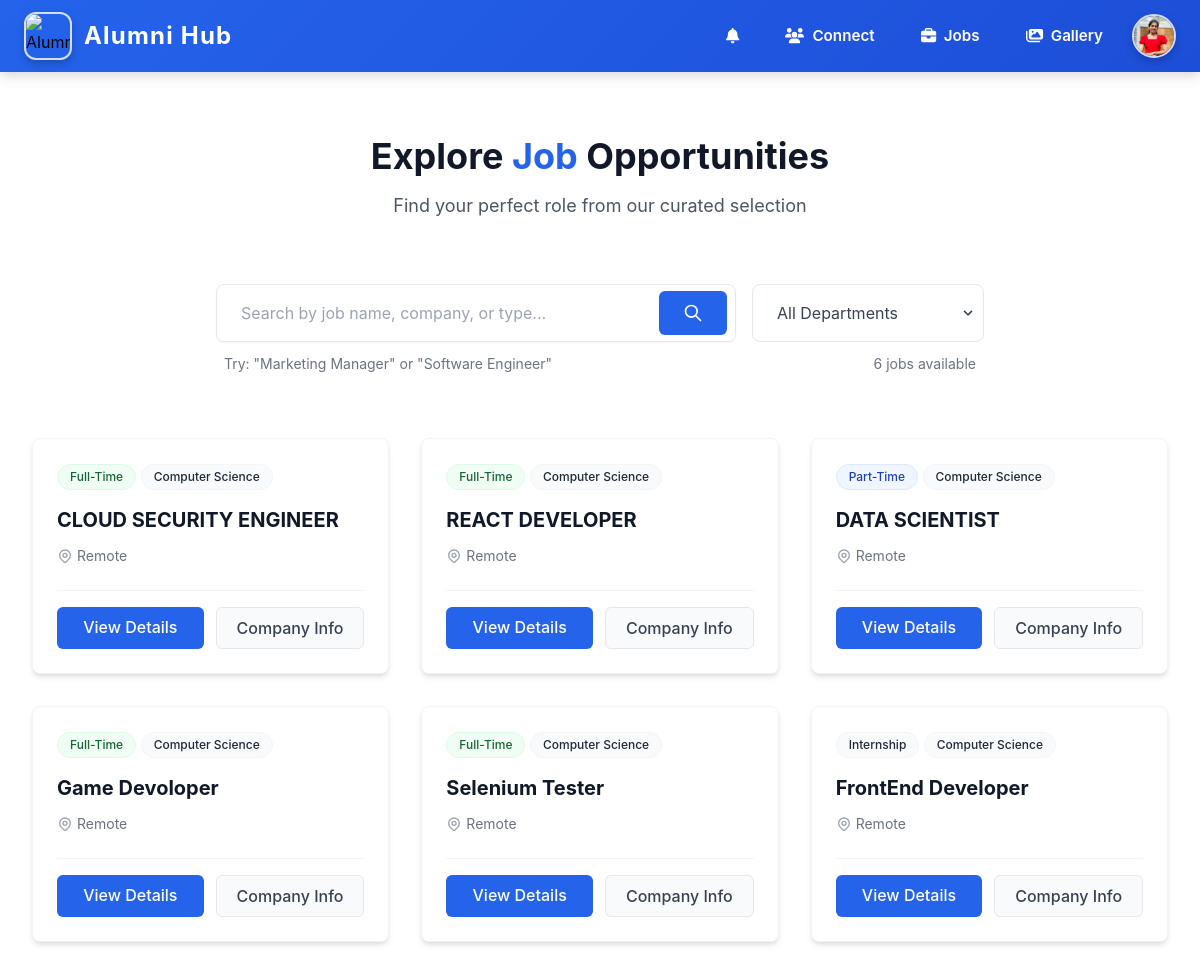
Before: /jobs/ (signed in) with the older database file.
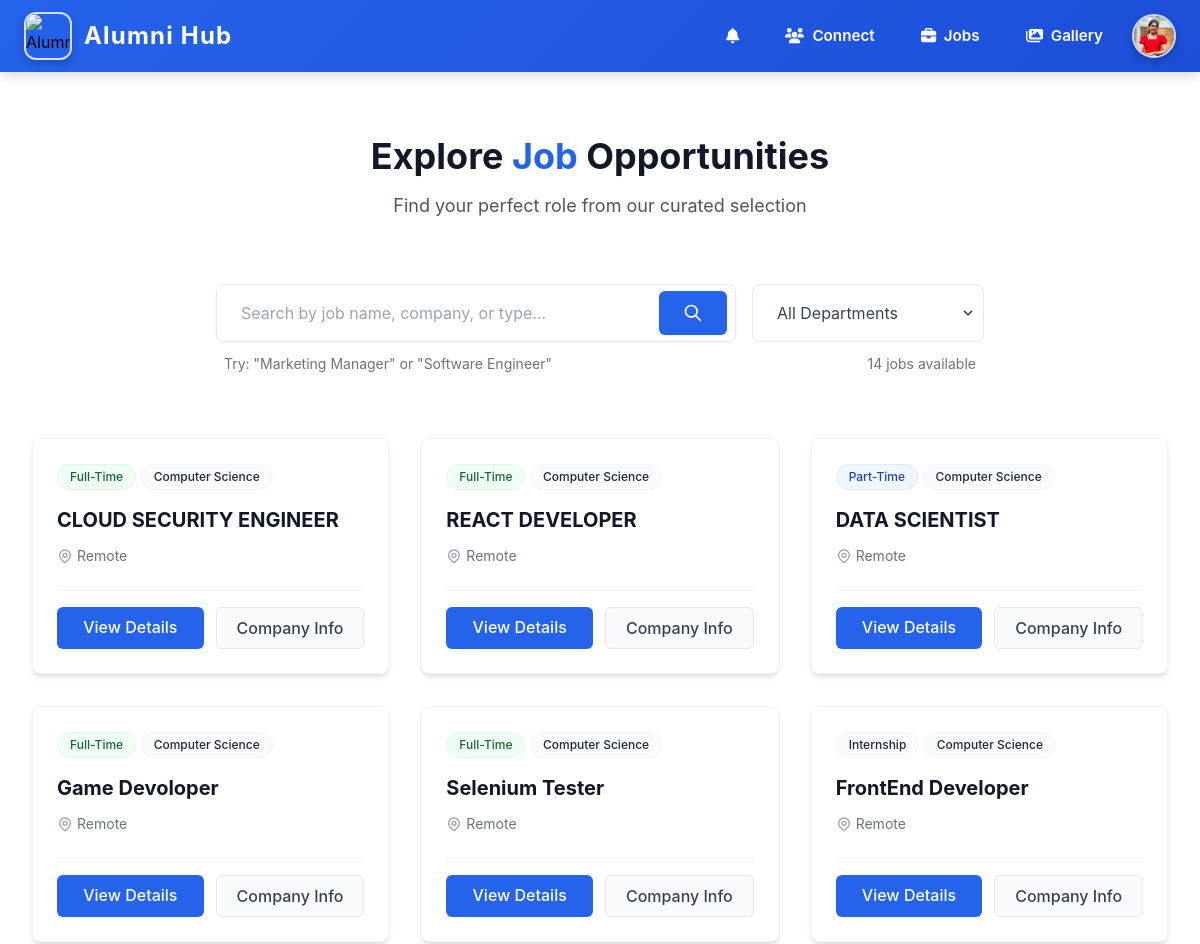
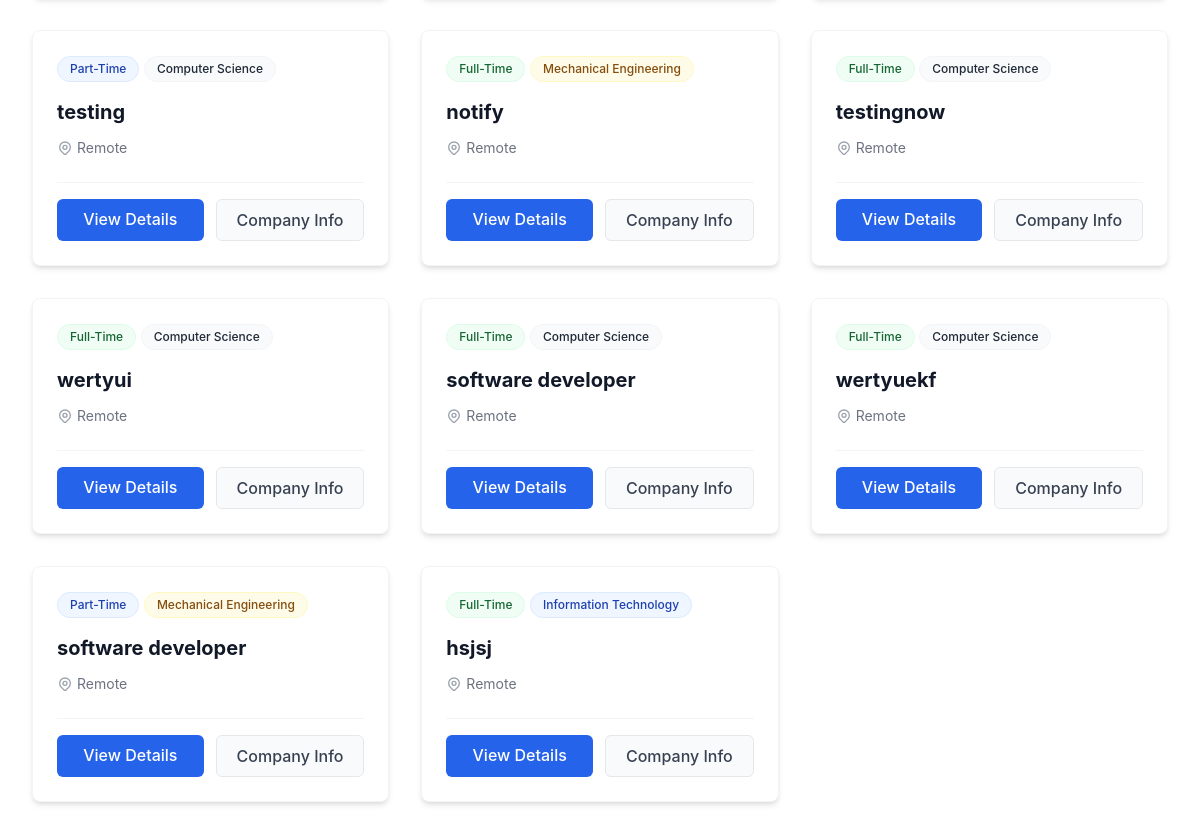
After: the same page with the newer database file (2 pictures, top to bottom).
### myapp/models.py (models this page shows, shortened)
class User(AbstractUser):
    is_alumni = models.BooleanField(default=False)
    is_student = models.BooleanField(default=False)
    groups = models.ManyToManyField(Group, related_name="custom_user_groups", blank=True)
    user_permissions = models.ManyToManyField(Permission, related_name="custom_user_permissions", blank=True)

class StudentProfile(models.Model):
    user = models.OneToOneField(User, on_delete=models.CASCADE, related_name='student_profile')
    enrollment_year = models.PositiveIntegerField()
    major = models.CharField(max_length=255)
    resume = models.FileField(upload_to='resumes/', blank=True, null=True)
    profile_picture = models.ImageField(upload_to='profile_pics/', blank=True, null=True)

class JobPost(models.Model):
    job_name = models.CharField(max_length=255)
    company = models.CharField(max_length=255)
    description = models.TextField()
    job_type = models.CharField(max_length=20, choices=(
        ('FT', 'Full-Time'),
        ('PT', 'Part-Time'),
        ('IS', 'Internship'),
        ('RT', 'Remote-Job'),
    ))
    department = models.CharField(max_length=20, choices=(
        ('it', 'Information Technology'),
        ('cs', 'Computer Science'),
        ('me', 'Mechanical Engineering'),
        ('ec', 'Electronics Engineering'),
        ('ee', 'Electrical Engineering'),
    ))
    company_website = models.URLField(blank=True, null=True)
    posted_by = models.ForeignKey(User, on_delete=models.CASCADE, related_name='job_posts')  # ✅ Important
    salary = models.CharField(max_length=100, blank=True, null=True)

### myapp/views.py (the view)
# urls.py: path('jobs/',jobpost_list,name='jobpost_list'),
@login_required(login_url='signin')
def jobpost_list(request):
    query = request.GET.get("q")
    department = request.GET.get("department")
    jobs = JobPost.objects.all()
    if query:
        jobs = jobs.filter(
            Q(job_name__icontains=query) |
            Q(company_name__icontains=query) |
            Q(description__icontains=query)
        )
    if department:
        jobs = jobs.filter(department=department)
    connection_notifications = Connection.objects.filter(
        to_user=request.user,
        is_accepted=False
    )
    connection_count = connection_notifications.count()
    unread_count = 0
    if hasattr(request.user, 'student_profile'):
        unread_count = Notification.objects.filter(
            user=request.user,
            is_read=False
        ).count()
        Notification.objects.filter(
            user=request.user,
            is_read=False
        ).update(is_read=True, read_at=timezone.now())
    context = {
        'jobs': jobs,
        'connection_notifications': connection_notifications,
        'count': connection_count,
        'unread_notifications_count': unread_count,
        'current_query': query,
        'current_department': department,
    }
    return render(request, 'jobpost_list.html', context)

### myapp/context_processors.py (called while the page is built)
def notification_count(request):
    if request.user.is_authenticated:
        return {
            'unread_notification_count': Notification.objects.filter(
                user=request.user,
                is_read=False
            ).count()
        }
    return {}

### templates/jobpost_list.html (shortened to what this page needs)
{% extends "home.html" %}
{% block content %}
{% include "navbar.html" %}
<section class="py-16 bg-white">
    <div class="mx-auto max-w-screen-xl px-4 sm:px-6 lg:px-8">
        <div class="text-center mb-16">
            <h1 class="text-4xl font-bold text-gray-900 mb-4">
                Explore <span class="text-blue-600">Job</span> Opportunities
            </h1>
            <p class="text-lg text-gray-600 max-w-2xl mx-auto">
                Find your perfect role from our curated selection
            </p>
        </div>
        <div class="mb-16 max-w-3xl mx-auto">
            <form method="get" class="flex flex-col md:flex-row gap-4">
                <div class="relative flex-1 flex items-center shadow-sm rounded-lg overflow-hidden border border-gray-200 focus-within:border-blue-500 focus-within:ring-1 focus-within:ring-blue-500">
                    <input type="text" name="q" placeholder="Search by job name, company, or type..."
                        value="{{ request.GET.q }}"
                        class="w-full px-6 py-4 bg-white text-gray-900 focus:outline-none">
                    <button type="submit"
                        class="absolute right-2 px-6 py-3 bg-blue-600 text-white font-medium rounded-md hover:bg-blue-700 transition-all">
                        <svg xmlns="http://www.w3.org/2000/svg" class="h-5 w-5" fill="none" viewBox="0 0 24 24" stroke="currentColor">
                            <path stroke-linecap="round" stroke-linejoin="round" stroke-width="2" d="M21 21l-6-6m2-5a7 7 0 11-14 0 7 7 0 0114 0z" />
                        </svg>
                    </button>
                </div>
                <div class="relative">
                    <select name="department" class="appearance-none w-full px-6 py-4 bg-white border border-gray-200 rounded-lg focus:border-blue-500 focus:ring-blue-500 text-gray-700">
                        <option value="">All Departments</option>
                    </select>
                    <div class="pointer-events-none absolute inset-y-0 right-0 flex items-center px-2 text-gray-700">
                    </div>
                </div>
            </form>
            <div class="mt-3 flex justify-between text-sm text-gray-500 px-2">
                <span>Try: "Marketing Manager" or "Software Engineer"</span>
                <span>{{ jobs|length }} jobs available</span>
            </div>
        </div>
        {% if jobs %}
        <div class="grid gap-8 md:grid-cols-2 lg:grid-cols-3">
            {% for job in jobs %}
            <div class="group relative overflow-hidden bg-white rounded-lg shadow-md transition-all duration-300 p-6
                        hover:shadow-lg border border-gray-100 hover:border-blue-100">
                <span class="inline-block px-3 py-1 text-xs font-medium rounded-full
                            {% if job.job_type == 'FT' %}bg-green-50 text-green-800 border border-green-100
                            {% elif job.job_type == 'PT' %}bg-blue-50 text-blue-800 border border-blue-100
                            {% elif job.job_type == 'IN' %}bg-purple-50 text-purple-800 border border-purple-100
                            {% else %}bg-gray-50 text-gray-800 border border-gray-100{% endif %} mb-4">
                    {{ job.get_job_type_display }}
                </span>
                <span class="inline-block px-3 py-1 text-xs font-medium rounded-full
                            {% if job.department == 'it' %}bg-blue-50 text-blue-800 border border-blue-100
                            {% elif job.department == 'cs' %}bg-green-50 text-green-800 border border-green-100
                            {% elif job.department == 'me' %}bg-yellow-50 text-yellow-800 border border-yellow-100
                            {% else %}bg-gray-50 text-gray-800 border border-gray-100{% endif %} mb-4">
                    {{ job.get_department_display }}
                </span>
                <h2 class="text-xl font-bold text-gray-900 mb-2">{{ job.job_name }}</h2>
                <div class="flex items-center text-sm text-gray-500 mb-6">
                    {{ job.location|default:"Remote" }}
                </div>
                <div class="mt-auto pt-4 border-t border-gray-100">
                    <div class="flex flex-wrap gap-3">
                        {% if request.user.is_authenticated %}
                            {% if request.user.is_superuser %}
                                <a href="{% url 'delete_jobpost' job.id %}"
                                   class="flex-1 text-center bg-red-50 text-red-700 border border-red-100 font-medium px-4 py-2 rounded-md hover:bg-red-100 transition-all">
                                    Delete
                                </a>
                            {% else %}
                                <a href="{% url 'jobpost_detail' job_id=job.id %}"
                                   class="flex-1 text-center bg-blue-600 text-white font-medium px-4 py-2 rounded-md hover:bg-blue-700 transition-all">
                                    View Details
                                </a>
                                {% if job.company_website %}
                                <a href="{{ job.company_website }}" target="_blank"
                                   class="flex-1 text-center bg-gray-50 text-gray-700 border border-gray-200 font-medium px-4 py-2 rounded-md hover:bg-gray-100 transition-all">
                                    Company Info
                                </a>
                                {% endif %}
                            {% endif %}
                        {% endif %}
                    </div>
                </div>
            </div>
            {% endfor %}
        </div>
        {% endif %}
    </div>
</section>
{% endblock content %}

### templates/home.html (shortened to what this page needs)
<!DOCTYPE html>
<html lang="en">
<head>
    <script src="https://cdn.tailwindcss.com"></script>
</head>
<body class="bg-white">
    {% block content %}{% endblock content %}
</body>
</html>

### templates/navbar.html (shortened to what this page needs)
</head>
<body>
  <nav class="navbar">
    <div class="navbar-container">
      <a href="{% url 'home' %}" class="navbar-logo">
        <img class="logo-image"
             src="https://encrypted-tbn0.gstatic.com/images?q=tbn:ANd9GcR6Wxo3iWcQN14Me9G9DkT4dSHTUvrpSCCp8g&s"
             alt="Alumni Hub Logo">
        <span class="logo-text">Alumni Hub</span>
      </a>
      <div id="main-menu" class="navbar-menu">
        {% if user.is_authenticated %}
          {% if user.is_superuser %}
            <a href="{% url 'admin_dashboard' %}" class="nav-link highlighted">
              <i class="fas fa-tachometer-alt"></i> Admin Dashboard
            </a>
            <form action="{% url 'signout' %}" method="post">
              {% csrf_token %}
              <button type="submit" class="nav-button">
                <i class="fas fa-sign-out-alt mr-2"></i> Sign Out
              </button>
            </form>
          {% elif user.is_student %}
            <a href="{% url 'my_notifications' %}" class="nav-link" style="position: relative;">
              <i class="fas fa-bell"></i>
            </a>
            <a href="{% url 'combined_user_list' %}" class="nav-link"><i class="fas fa-users"></i> Connect</a>
            <a href="{% url 'jobpost_list' %}" class="nav-link"><i class="fas fa-briefcase"></i> Jobs</a>
            <a href="{% url 'photo_gallery' %}" class="nav-link"><i class="fas fa-images"></i> Gallery</a>
            <div class="profile-container">
              <button id="profile-btn" class="profile-button">
                {% if user.student_profile.profile_picture %}
                  <img class="profile-image" src="{{ user.student_profile.profile_picture.url }}" alt="Profile Picture">
                {% else %}
                  <img class="profile-image" src="/static/images/default_profile.png" alt="Default Profile">
                {% endif %}
              </button>
            </div>
          {% endif %}
        {% else %}
          <a href="{% url 'signin' %}" class="nav-link"><i class="fas fa-sign-in-alt"></i> Sign In</a>
          <a href="{% url 'signup' %}" class="nav-button"><i class="fas fa-user-plus mr-2"></i> Sign Up</a>
        {% endif %}
      </div>
    </div>
  </nav>

### templates/navbar.html (style rules this page uses)
body { font-family: 'Inter', sans-serif; margin: 0; padding: 0; }
.navbar { background: linear-gradient(135deg, #2563eb 0%, #1d4ed8 100%); box-shadow: 0 4px 12px rgba(0, 0, 0, 0.15); position: sticky; top: 0; z-index: 100; }
.navbar-container { max-width: 1400px; margin: 0 auto; padding: 0.75rem 1.5rem; display: flex; justify-content: space-between; align-items: center; }
.navbar-logo { display: flex; align-items: center; gap: 0.75rem; text-decoration: none; position: relative; z-index: 110; }
.logo-image { width: 3rem; height: 3rem; border-radius: 12px; border: 2px solid rgba(255, 255, 255, 0.8); box-shadow: 0 4px 8px rgba(0, 0, 0, 0.2); transition: all 0.3s ease; object-fit: cover; }
.logo-text { font-size: 1.5rem; font-weight: 700; color: white; letter-spacing: 0.05em; position: relative; display: inline-block; }
.logo-text:after { content: ''; position: absolute; width: 0; height: 2px; bottom: -2px; left: 0; background-color: white; transition: width 0.3s ease; }
.navbar-menu { display: flex; align-items: center; gap: 0.75rem; }
.nav-link { color: white; text-decoration: none; font-weight: 600; font-size: 0.95rem; padding: 0.5rem 1rem; border-radius: 8px; border: 1.5px solid transparent; transition: all 0.3s ease; display: flex; align-items: center; gap: 0.5rem; }
.profile-container { position: relative; }
.profile-button { background: transparent; border: none; padding: 0; cursor: pointer; display: flex; align-items: center; }
.profile-image { width: 2.75rem; height: 2.75rem; border-radius: 50%; border: 2px solid rgba(255, 255, 255, 0.8); box-shadow: 0 4px 8px rgba(0, 0, 0, 0.2); object-fit: cover; transition: all 0.3s ease; }

Changed rows visible on the page:
added JobPost: job_type "Part-Time", department "Computer Science", job_name "testing", location "Remote"
added JobPost: job_type "Full-Time", department "Mechanical Engineering", job_name "notify", location "Remote"
added JobPost: job_type "Full-Time", department "Computer Science", job_name "testingnow", location "Remote"
added JobPost: job_type "Full-Time", department "Computer Science", job_name "wertyui", location "Remote"
added JobPost: job_type "Full-Time", department "Computer Science", job_name "software developer", location "Remote"
added JobPost: job_type "Full-Time", department "Computer Science", job_name "wertyuekf", location "Remote"
added JobPost: job_type "Part-Time", department "Mechanical Engineering", job_name "software developer", location "Remote"
added JobPost: job_type "Full-Time", department "Information Technology", job_name "hsjsj", location "Remote"
Other visible differences:
{{ jobs|length }}: "6" → "14"
